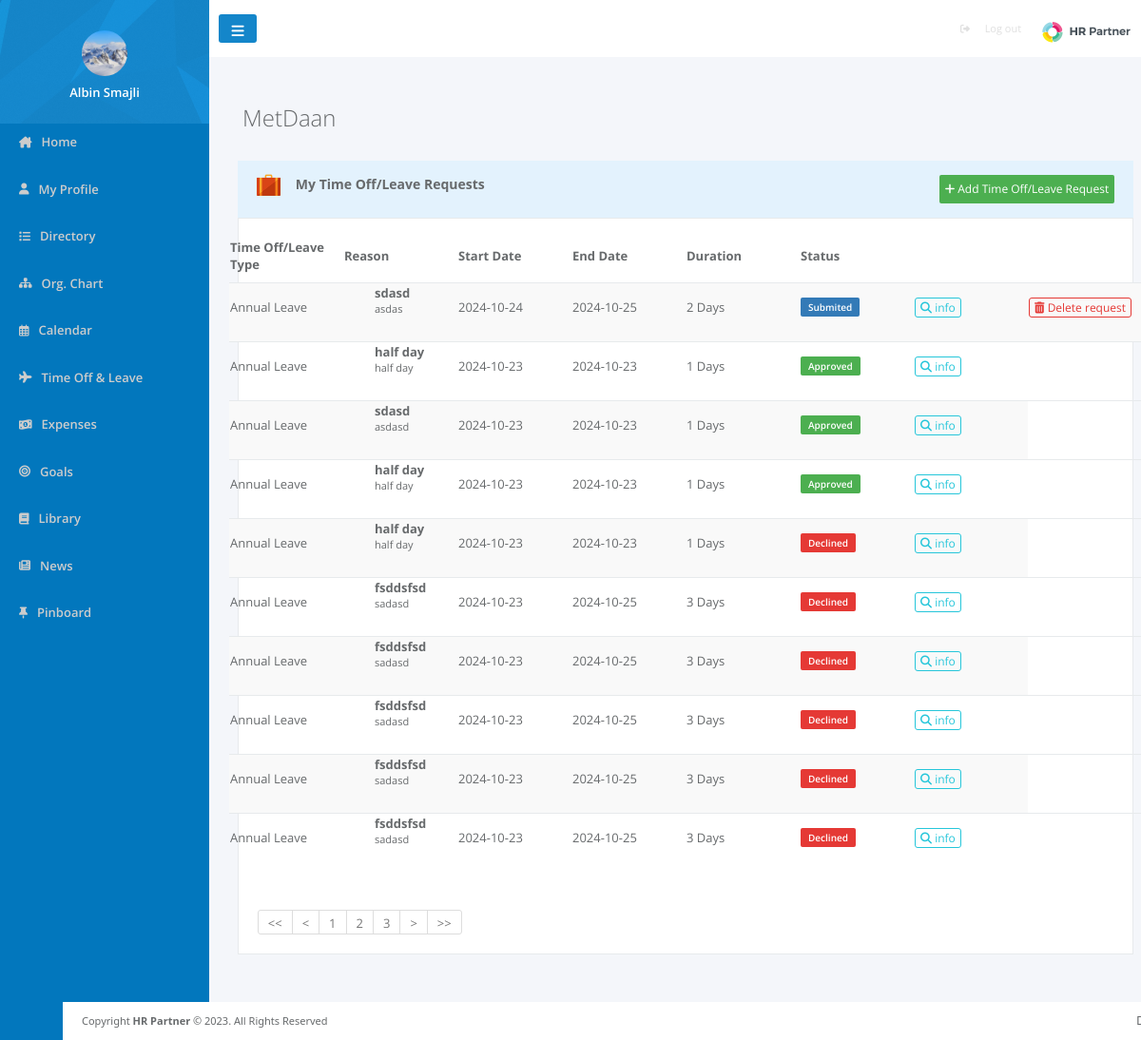
Screenshot of /pages/request.php (signed in) with the database file from the repository.
### tables this page shows
CREATE TABLE `users` (
  `user_id` int(100) NOT NULL,
  `image` varchar(500) DEFAULT NULL,
  `name` varchar(200) NOT NULL,
  `surname` varchar(200) NOT NULL,
  `email` varchar(200) NOT NULL,
  `password` varchar(500) NOT NULL,
  `Position_ID` int(11) DEFAULT NULL,
  `Departament_ID` int(11) DEFAULT NULL,
  `role` int(11) NOT NULL,
  `location` varchar(100) DEFAULT NULL,
  `status` varchar(100) DEFAULT NULL,
  `report_to` int(11) DEFAULT NULL,
  `gender` varchar(10) DEFAULT NULL,
  `born` date DEFAULT NULL,
  `started` date DEFAULT NULL,
  `company` int(11) DEFAULT NULL
);

CREATE TABLE `timeoffrequests` (
  `request_id` int(11) NOT NULL,
  `User_ID` int(11) NOT NULL,
  `Head_ID` int(11) NOT NULL,
  `leave_type` varchar(500) NOT NULL,
  `from` date NOT NULL,
  `to` date NOT NULL,
  `duration` double NOT NULL,
  `short_description` varchar(500) NOT NULL,
  `reason` varchar(500) NOT NULL,
  `status` varchar(100) NOT NULL,
  `checkedby` int(11) DEFAULT NULL,
  `checkDate` date DEFAULT NULL,
  `created` date DEFAULT NULL
);

### pages/GetLeadAndHR.php (called while the page is built, shortened)
<?php
$userId=$_SESSION['user_id'];
?>

### pages/request.php (the view, shortened to what this page needs)
<?php
require_once '../config.php';
$userId = $_SESSION['user_id'];
if (isset($_GET['page'])) {
    $page = $_GET['page'];
} else {
    $page = 1;
}
$limit = 10;
$start = ($page - 1) * $limit;
$next = $page + 1;
$previous = $page - 1;
    $sql = "SELECT * From timeoffrequests
 WHERE User_ID =$userId
 ORDER BY timeoffrequests.request_id DESC LIMIT $start , $limit ";
    $prep = $con->prepare($sql);
    $prep->execute();
    $requestDatas = $prep->fetchAll();
    $sql_count = "SELECT * From timeoffrequests
 WHERE User_ID =$userId
 ORDER BY timeoffrequests.request_id ";
    $prep = $con->prepare($sql_count);
    $prep->execute();
    $total_datas = $prep->rowCount();
    $total_page = ceil($total_datas / $limit);
?>
<?php
include_once 'GetLeadAndHR.php';
?>
<head>
    <link rel="stylesheet" href="../css/request.css">
    <link href="https://cdn.jsdelivr.net/npm/bootstrap@5.3.1/dist/css/bootstrap.min.css" rel="stylesheet"
>
</head>
<body>
    <div>
        <?php include '../template/sidebar.php' ?>
    </div>
    <div class="content">
        <?php include '../template/navbar.php' ?>
        <div class="requestHead">
            <?php echo "<h2>" . $_SESSION['company_name'] . "</h2>"; ?>
        </div>
        <div class="requestBody">
            <div class="requestTableHead">
                <h5>
                    <img src="../images/absence.png" alt="" width="25px" height="25px">
                    My Time Off/Leave Requests
                </h5>
                <button><a href="newrequest.php"><i class="fa fa-plus"></i> Add Time Off/Leave Request</a></button>
            </div>
            <div class="requestTableBody">
                <table class="recentLeave">
                    <thead>
                        <tr>
                            <th>Time Off/Leave Type</th>
                            <th>Reason</th>
                            <th>Start Date</th>
                            <th>End Date</th>
                            <th>Duration</th>
                            <th>Status</th>
                        </tr>
                    </thead>
                    <tbody>
                        <?php foreach ($requestDatas as $requestData): ?>
                            <tr>
                                <td>
                                    <?= $requestData['leave_type'] ?>
                                </td>
                                <td>
                                    <ul>
                                        <li>
                                            <?= $requestData['short_description'] ?>
                                        </li>
                                        <li>
                                            <?= $requestData['reason'] ?>
                                        </li>
                                    </ul>
                                </td>
                                <td>
                                    <?= $requestData['from'] ?>
                                </td>
                                <td>
                                    <?= $requestData['to'] ?>
                                </td>
                                <td>
                                    <?= $requestData['duration'] ?> Days
                                </td>
                                <td>
                                    <?php if ($requestData['status'] == 'Submited') { ?>
                                        <span class='submited'>
                                            <?= $requestData['status'] ?>
                                        </span>
                                    <?php } elseif ($requestData['status'] == 'Approved') { ?>
                                        <span class='approved'>
                                            <?= $requestData['status'] ?>
                                        </span>
                                    <?php } elseif ($requestData['status'] == 'Declined') { ?>
                                        <span class='decline'>
                                            <?= $requestData['status'] ?>
                                        </span>
                                    <?php } ?>
                                </td>
                                <td><a href="" data-bs-toggle="modal"
                                        data-bs-target="#requestInfoModal<?php echo $requestData['request_id']; ?>"
                                        data-bs-whatever="@mdo" class="info"><i class="fa-solid fa-magnifying-glass"></i>
                                        info</a>
                                </td>
                                <?php if ($requestData['status'] == 'Submited'): ?>
                                    <td><a href="" data-bs-toggle="modal"
                                            data-bs-target="#deleteRequestModal<?php echo $requestData['request_id']; ?>"
                                            data-bs-whatever="@mdo" class="delete"><i class="fa-solid fa-trash-can"></i> Delete
                                            request</a></td>
                                <?php endif; ?>
                            </tr>
                        <?php endforeach; ?>
                    </tbody>
                </table>
                <div class="paginationn">
                    <ul>
                        <li><a href="request.php?page=1">
                                << </a>
                        </li>
                        <li><a href="request.php?page=<?php echo $previous == 0 ? 1 : $previous ?>">
                                < </a>
                        </li>
                        <?php for ($i = 1; $i <= $total_page; $i++) {
                            $current_page = $page;
                            $previous_2 = $current_page - 2;
                            $next_2 = $current_page + 2;
                            if ($i >= $previous_2 && $i <= $next_2) {
                                ?>
                                <li><a href="request.php?page=<?php echo $i ?>"><?php echo $i ?></a></li>
                            <?php }
                        } ?>
                        <li><a href="request.php?page=<?php echo $next > $total_page ? $total_page : $next ?>">></a>
                        </li>
                        <li><a href="request.php?page=<?php echo $total_page ?>">>></a></li>
                    </ul>
                </div>
            </div>
        </div>
        <?php include '../template/footer.php'; ?>
    </div>
</body>
</html>

### template/sidebar.php (shortened to what this page needs)
<?php
$sql = "SELECT u.user_id, u.image from users u where user_id=$userId";
$prep = $con->prepare($sql);
$prep->execute();
$userImages = $prep->fetchAll();
?>
<head>
    <link rel="stylesheet" href="../css/index.css">
</head>
<div id="sidebar">
    <div id="profile">
        <?php foreach ($userImages as $userImage): ?>
            <img src="../userIMG/<?= $userImage['image'] ?>" alt="">
        <?php endforeach; ?>
        <?php echo "<h3>" . $_SESSION['name'] . "</h3>"; ?>
    </div>
    <ul id="sidebarElements">
        <li>
            <i class="fa-solid fa-house-chimney"></i>
            <a href="home.php">Home</a>
        </li>
        <li>
            <i class="fa-solid fa-user"></i>
            <a href="myProfile.php">My Profile</a>
        </li>
        <li>
            <i class="fa-solid fa-list"></i>
            <a href="directory.php">Directory</a>
        </li>
        <li>
            <i class="fa-solid fa-sitemap"></i>
            <a href="orgChart.php">Org. Chart</a>
        </li>
        <li>
            <i class="fa-regular fa-calendar-days"></i>
            <a href="calendar.php">Calendar</a>
        </li>
        <li class="dropdown" Style="cursor: pointer;">
            <i class="fa fa-plane"></i>
            <a onclick="myFunction()" class="dropbtn">Time Off & Leave</a>
        </li>
        <li>
            <i class="fa-solid fa-money-bill-1-wave"></i>
            <a href="pages/expenses.php">Expenses</a>
        </li>
        <li>
            <i class="fa-solid fa-bullseye"></i>
            <a href="goals.php">Goals</a>
        </li>
        <li>
            <i class="fa-solid fa-book"></i>
            <a href="library.php">Library</a>
        </li>
        <li>
            <i class="fa-solid fa-newspaper"></i>
            <?php if($_SESSION['role']==0){ ?>
            <a href="empNews.php">News</a>
            <?php }else{?>
                <a href="news.php">News</a>
            <?php }?>
        </li>
        <li>
            <i class="fa-solid fa-thumbtack"></i>
            <a href="pinboard.php">Pinboard</a>
        </li>
    </ul>
</div>

### css/request.css (style rules this page uses)
body { width: 100%; height: fit-content; display: flex; flex-direction: row; font-family: "open sans","Helvetica Neue",Helvetica,Arial,sans-serif; position: absolute; }
.content { display: flex; flex-direction: column; justify-content: center; align-items: center; width: 100%; background-color: #F4F6FA; height: fit-content; }
.requestBody { width: 100%; display: flex; flex-direction: column; justify-content: center; align-items: center; padding-bottom: 30px; }
.requestHead { padding-top: 30px; width: 100%; text-align: start; padding-left: 35; }
.requestHead h2 { margin-top: 20px; margin-bottom: 10px; font-family: "open sans","Helvetica Neue",Helvetica,Arial,sans-serif; font-weight: 100; color: #676A6C; font-size: 24px; align-items: center; }
.requestTableHead { background-color: #E3F2FD; display: flex; flex-direction: row; justify-content: space-between; align-items: center; height: 60px; width: 95%; margin-left: 10px; margin-top: 20px; text-align: start; padding-left: 20px; padding-right: 20px; }
.requestTableHead h5 { display: flex; justify-content: space-between; align-items: center; color: #676A6C; font-size: 14px; font-weight: 600; width: 240px; height: 25px; }
.requestTableHead button { background-color: #4caf50; color: white; height: 30px; border: #4caf50; border-radius: 2px; }
.requestTableHead button a { text-decoration: none; color: white; font-family: "open sans","Helvetica Neue",Helvetica,Arial,sans-serif; font-size: 12px; }
.requestTableBody { margin-bottom: 60px; background-color: #fff; display: flex; flex-direction: column; align-items: center; margin-left: 10px; width: 95%; border: 1px solid #e7eaec; }
.recentLeave { width: 95%; border-collapse: collapse; margin: 20px 10px; font-size: 13px; font-family: "open sans","Helvetica Neue",Helvetica,Arial,sans-serif; }
.recentLeave thead tr th { text-align: left; margin-right: 20px; padding-bottom: 10px; font-weight: 700; color: #676A6C; }
.recentLeave tbody tr { text-align: left; font-weight: 400; color: #676A6C; border-top: 1px #e7eaec solid; }
.recentLeave tbody tr td { padding-bottom: 11px; font-size: 13px; font-weight: 400; min-width: 120px; }
.recentLeave tbody tr td .approved { background-color: #4caf50; color: #fff; border: #4caf50; border-radius: 2px; font-size: 10px; font-family: "Open Sans","Helvetica Neue",Helvetica,Arial,sans-serif; font-weight: 600; padding: 3px 8px; text-align: center; }
.recentLeave tbody tr td .submited { background-color: #337ab7; color: #fff; border: #337ab7; border-radius: 2px; font-size: 10px; font-family: "Open Sans","Helvetica Neue",Helvetica,Arial,sans-serif; font-weight: 600; padding: 3px 8px; text-align: center; }
.recentLeave tbody tr td .decline { background-color: #e53935; color: #fff; border: #e53935; border-radius: 2px; font-size: 10px; font-family: "Open Sans","Helvetica Neue",Helvetica,Arial,sans-serif; font-weight: 600; padding: 3px 8px; text-align: center; }
.recentLeave tbody tr td .info { width: 50px; height: 25px; color: #26c6da; border:1px solid #26c6da; border-radius: 3px; font-size: 12px; font-family: "Open Sans","Helvetica Neue",Helvetica,Arial,sans-serif; font-weight: 400; padding:1px 5px ; text-align: center; text-decoration: none; }
.recentLeave tbody tr td .delete { width: 50px; height: 25px; color: #e53935; border:1px solid #e53935; border-radius: 3px; font-size: 12px; font-family: "Open Sans","Helvetica Neue",Helvetica,Arial,sans-serif; font-weight: 400; padding:1px 5px ; text-align: center; text-decoration: none; }
.recentLeave tbody tr td ul { list-style: none; font-size:11px ; }
.recentLeave tbody tr td ul li:nth-child(odd) { font-size: 13px; font-weight: 700; }
.recentLeave tbody tr:nth-child(odd) { background-color: #f9f9f9; }
.paginationn { padding: 20px 20px 20px 20px; width: 100%; }
.paginationn ul { width: fit-content; padding: 0; margin: 0; display: flex; flex-direction: row; list-style: none; border: 1px solid #ddd; border-radius:3px ; color: #777; }
.paginationn ul li { padding: 0; border-left: 1px solid #ddd; text-align: center; }
.paginationn ul li:nth-child(1) { border: none; }
.paginationn ul li a { text-decoration: none; padding: 4px 10px 4px 10px; font-family: "open sans","Helvetica Neue",Helvetica,Arial,sans-serif; font-size: 13px; color: #777; }

### rows the page displays
users: image (picture)
timeoffrequests: leave_type "Annual Leave", short_description "sdasd", reason "asdas", from "2024-10-24", to "2024-10-25", duration "2", status "Submited"
timeoffrequests: leave_type "Annual Leave", short_description "half day", reason "half day", from "2024-10-23", to "2024-10-23", duration "1", status "Approved"
timeoffrequests: leave_type "Annual Leave", short_description "sdasd", reason "asdasd", from "2024-10-23", to "2024-10-23", duration "1", status "Approved"
timeoffrequests: leave_type "Annual Leave", short_description "half day", reason "half day", from "2024-10-23", to "2024-10-23", duration "1", status "Approved"
timeoffrequests: leave_type "Annual Leave", short_description "half day", reason "half day", from "2024-10-23", to "2024-10-23", duration "1", status "Declined"
timeoffrequests: leave_type "Annual Leave", short_description "fsddsfsd", reason "sadasd", from "2024-10-23", to "2024-10-25", duration "3", status "Declined"
timeoffrequests: leave_type "Annual Leave", short_description "fsddsfsd", reason "sadasd", from "2024-10-23", to "2024-10-25", duration "3", status "Declined"
timeoffrequests: leave_type "Annual Leave", short_description "fsddsfsd", reason "sadasd", from "2024-10-23", to "2024-10-25", duration "3", status "Declined"
timeoffrequests: leave_type "Annual Leave", short_description "fsddsfsd", reason "sadasd", from "2024-10-23", to "2024-10-25", duration "3", status "Declined"
timeoffrequests: leave_type "Annual Leave", short_description "fsddsfsd", reason "sadasd", from "2024-10-23", to "2024-10-25", duration "3", status "Declined"

### other values shown
$_SESSION['name'] "Albin Smajli"
$_SESSION['company_name'] "MetDaan"
